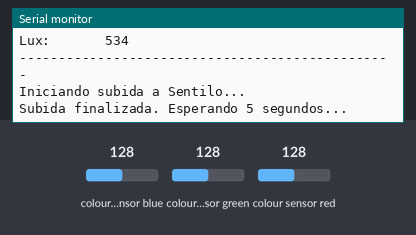
This program was run on a simulated ESP32-S3. On the bench: the last lines printed to the serial monitor. Inputs (shaded band) come from the test bench; at power-on: colour sensor blue 128, colour sensor green 128, colour sensor red 128. WiFi joins after 1.5 s; servers stay silent unless stated; uploads are accepted with an empty reply.

Above: at 2.7 s.
2.8 s: colour sensor blue set to 5
At 8.1 s:
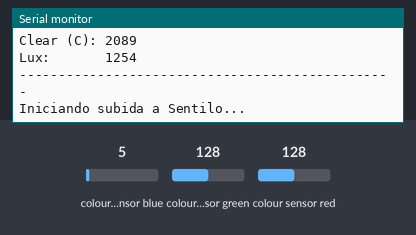
9.7 s: colour sensor green set to 5
At 14.8 s:
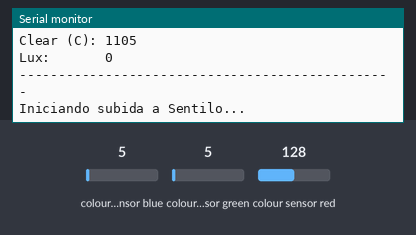
16.6 s: colour sensor red set to 5
At 21.0 s:
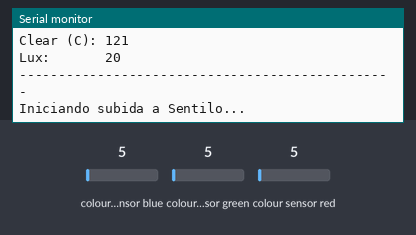
Timing chart, 0 to 22.5 s (numbered marks = the images above; inputs shaded):
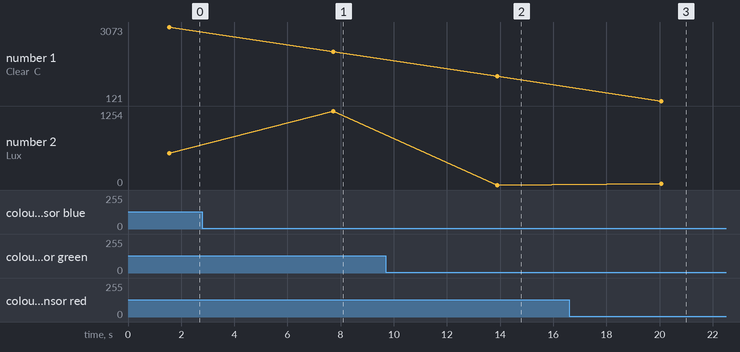

Measured:
- after the input at 2.8 s, the serial monitor: prints a new line after 4.9 s (image 1)
- after the input at 9.7 s, the serial monitor: prints a new line after 4.2 s (image 2)
- after the input at 16.6 s, the serial monitor: prints a new line after 3.5 s (image 3)
- plotted number 1: 3073 → 2089 after the input at 2.8 s, 2089 → 1105 after the input at 9.7 s, 1105 → 121 after the input at 16.6 s
- plotted number 2: 534 → 1254 after the input at 2.8 s, 1254 → 0 after the input at 9.7 s, 0 → 20 after the input at 16.6 s

The program:

main.cpp
```cpp
#include <WiFi.h>
#include <HTTPClient.h>
#include <Wire.h>
#include "Adafruit_TCS34725.h"

// --- DATOS WIFI ---
const char *ssid = "Redmi Note 14";
const char *password = "12345678";

// --- DATOS SENTILO ---
String baseUrl = "http://147.83.83.21:8081/data/grup_1-102@Eficiencia_llum";
String token = "e15a0aaa8d84c9bf7087e31fce2e23bc1fa3f8a64ce65914203a6648cb5df9fe";

// --- CONFIGURACIÓN SENSOR ---
#define I2C_SDA 9
#define I2C_SCL 8
Adafruit_TCS34725 tcs = Adafruit_TCS34725(TCS34725_INTEGRATIONTIME_50MS, TCS34725_GAIN_4X);

// --- FUNCIÓN AUXILIAR PARA ENVIAR ---
void enviarASentilo(String nombreComponente, int valor)
{
    if (WiFi.status() == WL_CONNECTED)
    {
        HTTPClient http;
        String urlCompleta = baseUrl + "/" + nombreComponente + "/" + String(valor);

        // Descomenta la siguiente línea si quieres ver también las URLs que se envían
        // Serial.println("Enviando a: " + urlCompleta);

        http.begin(urlCompleta);
        http.addHeader("IDENTITY_KEY", token);

        int code = http.PUT("");

        if (code > 0)
        {
            // Si quieres ver confirmación de cada envío, descomenta esto:
            // Serial.print("  -> Enviado " + nombreComponente + " (Código " + String(code) + ")");
        }
        else
        {
            Serial.print("  -> Error enviando " + nombreComponente + ": ");
            Serial.println(http.errorToString(code));
        }
        http.end();
    }
    else
    {
        Serial.println("Error: WiFi desconectado");
    }
}

void setup()
{
    Serial.begin(115200);

    // 1. Iniciar I2C y Sensor
    Wire.begin(I2C_SDA, I2C_SCL);
    if (!tcs.begin())
    {
        Serial.println("¡ERROR GRAVE! No se encuentra el sensor TCS34725.");
        while (1)
            ;
    }
    Serial.println("Sensor TCS34725 encontrado OK.");

    // 2. Conectar WiFi
    WiFi.begin(ssid, password);
    Serial.print("Conectando a WiFi");
    while (WiFi.status() != WL_CONNECTED)
    {
        delay(500);
        Serial.print(".");
    }
    Serial.println("\nConectado al WiFi!");
}

void loop()
{
    // --- A. LECTURA SENSOR ---
    uint16_t r, g, b, c;
    tcs.getRawData(&r, &g, &b, &c);
    int lux = tcs.calculateLux(r, g, b);

    // --- DEBUG: MOSTRAR VALORES EN PANTALLA ---
    Serial.println("\n------------------------------------------------");
    Serial.println("LECTURA DEL SENSOR:");
    Serial.print("Rojo (R):  ");
    Serial.println(r);
    Serial.print("Verde (G): ");
    Serial.println(g);
    Serial.print("Azul (B):  ");
    Serial.println(b);
    Serial.print("Clear (C): ");
    Serial.println(c);
    Serial.print("Lux:       ");
    Serial.println(lux);
    Serial.println("------------------------------------------------");

    // --- B. ENVÍO DE LOS 4 COMPONENTES ---
    Serial.println("Iniciando subida a Sentilo...");

    enviarASentilo("sensor_de_llum", lux);
    delay(100);
    enviarASentilo("RGB_R", r);
    delay(100);
    enviarASentilo("RGB_G", g);
    delay(100);
    enviarASentilo("RGB_B", b);

    Serial.println("Subida finalizada. Esperando 5 segundos...");

    delay(5000);
}
```
